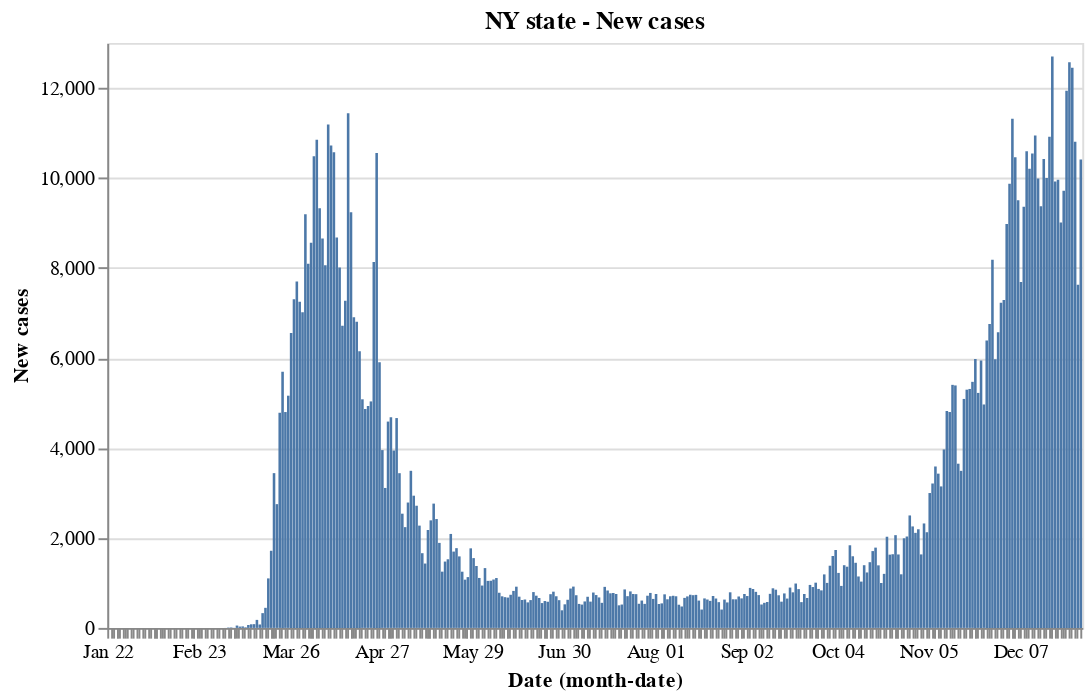

Notebook source saved alongside this figure:
### Code cell
#base_ny.encode(y='Confirmed').properties(title='Total Confirmed') | base_ny.encode(y='Deaths',color = red).properties(title='Total deaths')

base_ny.encode(y='New cases').properties(title='NY state - New cases')

### Figure 1 — Vega-Lite specification as saved in the notebook (floating-point values rounded to 4 significant figures; data arrays with more than 128 entries replaced by an {"elided": "..."} marker saying what was removed)
{"config": {"view": {"continuousWidth": 400, "continuousHeight": 300}}, "data": {"name": "data-fdb72fc3acd78a2b04027d5f0d5fe62d"}, "mark": "bar", "encoding": {"x": {"type": "ordinal", "field": "Date", "timeUnit": "monthdate"}, "y": {"type": "quantitative", "field": "New cases"}}, "title": "NY state - New cases", "width": 500, "$schema": "https://vega.github.io/schema/vega-lite/v4.8.1.json", "datasets": {"data-fdb72fc3acd78a2b04027d5f0d5fe62d": {"elided": "342 records"}}}
